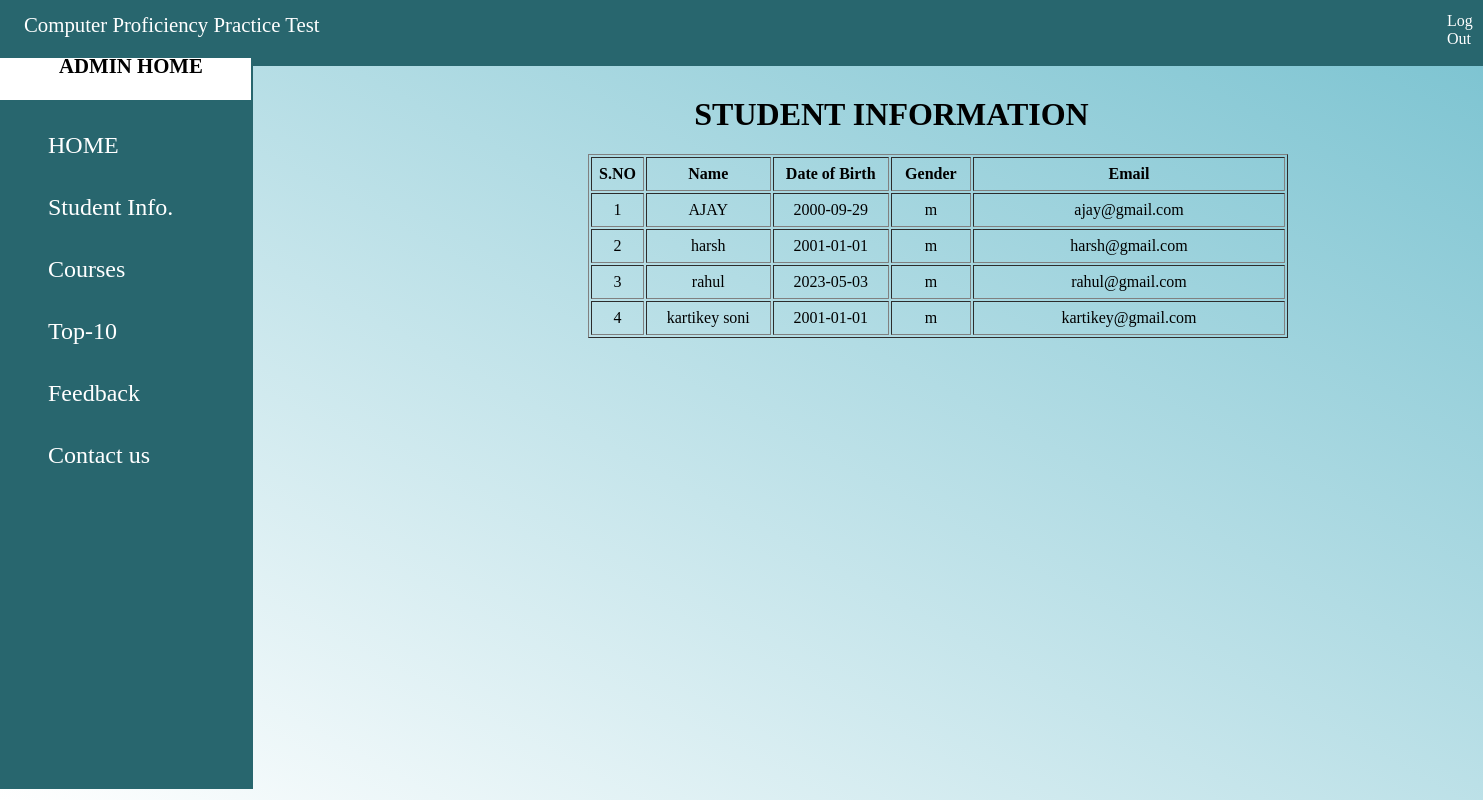
The page /admin_stu_info.php on the database its author committed.
### tables this page shows
CREATE TABLE `registration` (
  `Sno` int(11) NOT NULL,
  `fname` varchar(30) DEFAULT NULL,
  `dob` date DEFAULT NULL,
  `phone` bigint(20) DEFAULT NULL,
  `gender` char(10) DEFAULT NULL,
  `email` varchar(30) NOT NULL,
  `pass` varchar(30) DEFAULT NULL,
  `cpass` varchar(30) DEFAULT NULL
);

### admin_stu_info.php (the view, shortened to what this page needs)
<!DOCTYPE html>
<html lang="en">
<head>
    <link rel="stylesheet" href="admin_stu_info.css">
</head>
<body>
  <div class="div" style='margin-left: -1rem; background-color: #28666e; border-bottom: white; padding: 0rem 0rem 0.5rem 0rem  '>
       <div class="name" style='color: white; margin-left: 2rem'><ion-icon name="logo-buffer" style='color: white'></ion-icon> Computer Proficiency Practice Test </div>
      <div class="log_out">  <a href="index.php" style='color: white'>  Log Out </a></div>
    </div>
    <section class="section">
<form >
    <div class="home">
      <div class="add" style='padding: 1.3rem 2rem 2.3rem 3.5rem;font-size: 1.2rem; weight: 2rem;  margin-top: 3.65rem; margin-left: -2rem ; margin-right: 7rem; background-color: white; font-size: 1.3rem; font-weight: bold; border-right: 2px solid #28666e;'>  <ion-icon class="icon" name="person-circle-outline" style='color: black'></ion-icon><div class="admin" style='color: black'> ADMIN  HOME </div></div>
      <div class="main" style='background-color: #28666e; margin-top: -1rem;  padding: 2rem 2rem 20rem 4rem; margin-left: -1rem;
    margin-right: 7rem; font-size: 1.5rem; margin-bottom: 15rem;'>
      <div class="hom" > <ion-icon name="home-outline"></ion-icon>
       <a href="ahome.php"> HOME</a>
      </div>
      <div class="student"><ion-icon name="people-outline"></ion-icon>
       <a href="admin_stu_info.php" > Student Info.</a>
     </div>
     <div class="course"><ion-icon name="book-outline"></ion-icon>
       <a href="admin_course.php"> Courses </a>
     </div>
     <div class="top"><ion-icon name="ribbon-outline"></ion-icon>
     <a href="admin_top.php">   Top-10 </a>
     </div>
     <div class="feedback"><ion-icon name="document-text-outline"></ion-icon>
       <a href="admin_feedback.php"> Feedback </a>
    </div>
      <div class="contect"><ion-icon name="help-circle-outline"></ion-icon>
      <a href="admin_contect.html"> Contact us</a>
    </div>
     </div>
   </div>
</form>
</section>
<div class="information">
  <h1>STUDENT INFORMATION</h1>
<div class="table" >
<?php
    $dbhost = 'localhost';
    $dbuser = 'root';
    $db = 'cpct';
    $conn = mysqli_connect($dbhost, $dbuser, '', $db);
    $query = "SELECT * FROM registration order by SNo ASC";
    $data = mysqli_query($conn, $query);
    $total = mysqli_num_rows($data);
    if ($total != 0) {?>
<div class="stable">
  <table border="1px" align="center" cellpadding="7"  width="700px" style="margin-left: 280px" >
  <tr  >
    <th name="Sno">S.NO</th>
    <th class="namee" name="fname">Name</th>
    <th class="date" nane="dob">Date of Birth </th>
      <th class="gan" name="gender">Gender</th>
      <th class="emaill" name="email">Email</th>
     </tr>
     </div>
     <?php
     $n = 1;
        while ($result = mysqli_fetch_assoc($data)) {
          echo "<tr>
          <td>" . $n . "</td>
          <td>" . $result['fname'] . "</td>
          <td>" . $result['dob'] . "</td>
          <td>" . $result['gender'] . "</td>
          <td>" . $result['email'] . "</td>
        </tr>
        ";
        $n++;}
    } else {
      echo "NO record found";
    }
    ?>
</body>
</html>

### admin_stu_info.css (style rules this page uses)
.name { margin-left: 350px; font-size: 1.3rem; margin-top: 18px; }
.log_out { margin-left: 1455px; margin-top: -25px; margin-bottom: 10px; }
.log_out a { text-decoration: none; color: white; }
.admin { margin-top: -25px; margin-left: 35px; }
.section { width: 365px; position: fixed; left: 0; top: 0; height: 100%; }
.div { border-bottom: 2px solid black; margin-top: -15px; background-color: rgb(214, 72, 72); border-top: 2px solid black; color: white; margin-right: -8px; }
.add { margin-top: -20px; }
.main { margin-top: 100px; justify-content: space-between; flex-direction: column; color: white; }
.hom { margin-bottom: 35px; }
.hom a { text-decoration: none; color: white; }
.student { margin-bottom: 35px; }
.student a { text-decoration: none; color: white; }
.course { margin-bottom: 35px; }
.course a { text-decoration: none; color: white; }
.top { margin-bottom: 35px; }
.top a { text-decoration: none; color: white; }
.feedback { margin-bottom: 35px; }
.feedback a { text-decoration: none; color: white; }
.contect a { text-decoration: none; color: white; }
.information { justify-content: center; align-items: center; text-align: center; margin-left: 300px; margin-top: 30px; }
.namee { width: 180px; }
.date { width: 180px; }
.gan { width: 80px; }
.emaill { width:500px ; }

### admin_stu_info.php (style rules this page uses)
body { background: linear-gradient(to bottom left, #79c2d0 , white); background-attachment: fixed; }

### rows shown on the page
registration: fname "AJAY", dob "2000-09-29", gender "m", email "ajay@gmail.com"
registration: fname "harsh", dob "2001-01-01", gender "m", email "harsh@gmail.com"
registration: fname "rahul", dob "2023-05-03", gender "m", email "rahul@gmail.com"
registration: fname "kartikey soni", dob "2001-01-01", gender "m", email "kartikey@gmail.com"
